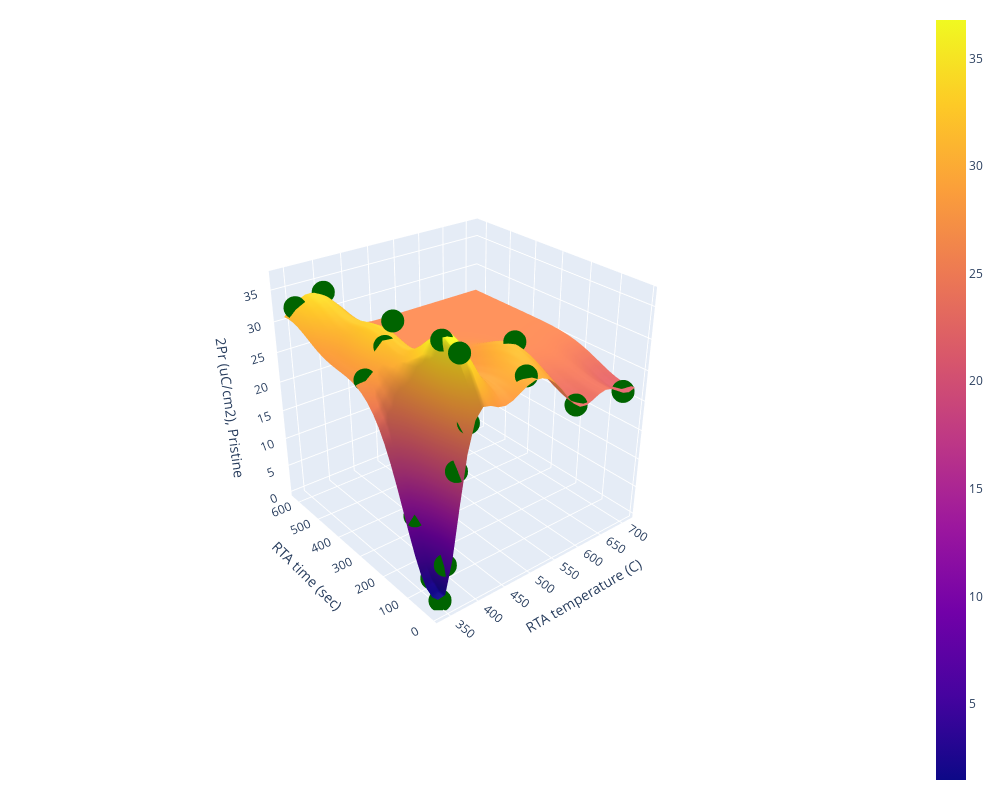

Notebook code for this chart:
### Markdown cell above
# Make predictions and plot the mean surface

### Code cell
# non-log scale 3D plot

pred_labels = obs.mean.view(n, n)
# plot?...
import plotly.graph_objects as go
fig = go.Figure(data=[go.Surface(z=pred_labels.numpy().T, x=test_grid[:,0], y=test_grid[:,1], name='GP regression')])
fig.add_trace(go.Scatter3d(x=train_x[:,0].numpy(),y=train_x[:,1].numpy(),  
                        z=train_y.numpy(), mode='markers', marker={'color':'darkgreen'}, name='training data'))
fig.update_layout( width=1000, height=800,
                  legend=dict(orientation="h", yanchor="top", y=1.02, xanchor="left",x=1),
                   margin=dict(r=20, l=10, b=10, t=10), 
                    scene=dict(
                    xaxis_title="RTA temperature (C)",
                    yaxis_title="RTA time (sec)",
                    zaxis_title='2Pr (uC/cm2), Pristine')
                )
camera = dict(
    up=dict(x=0, y=0, z=1),
    center=dict(x=0, y=0, z=0),
    eye=dict(x=-2, y=-2.5, z=1.75)
)

fig.update_layout(scene_camera=camera)
fig.show()

### Figure 1 — Plotly figure (JSON) as saved in the notebook; plotly's stock layout.template omitted (floating-point values rounded to 4 significant figures; data arrays with more than 128 entries replaced by an {"elided": "..."} marker saying what was removed)
{"data": [{"name": "GP regression", "type": "surface", "x": [337.5, 350.4, 363.4, 376.3, 389.2, 402.2, 415.1, 428.0, 440.9, 453.9, 466.8, 479.7, 492.7, 505.6, 518.5, 531.5, 544.4, 557.3, 570.3, 583.2, 596.1, 609.1, 622.0, 634.9, 647.8, 660.8, 673.7, 686.6, 699.6, 712.5], "y": [9.643, 30.7, 51.76, 72.82, 93.88, 114.9, 136.0, 157.1, 178.1, 199.2, 220.2, 241.3, 262.4, 283.4, 304.5, 325.5, 346.6, 367.6, 388.7, 409.8, 430.8, 451.9, 472.9, 494.0, 515.1, 536.1, 557.2, 578.2, 599.3, 620.4], "z": {"elided": "30x30 float values"}}, {"marker": {"color": "darkgreen"}, "mode": "markers", "name": "training data", "type": "scatter3d", "x": [350, 350, 350, 350, 350, 360, 380, 400, 400, 400, 400, 400, 500, 600, 700, 389.2, 544.4, 440.9, 402.2], "y": [30, 60, 120, 300, 600, 30, 30, 30, 60, 120, 300, 600, 30, 30, 30, 309.6, 150, 199.9, 279.7], "z": [0.311, 3.051, 11.49, 27.85, 32.44, 5.915, 20.17, 26.67, 35.82, 36.27, 35.19, 33.62, 30.26, 22.56, 21.47, 31.51, 31.27, 30.21, 29.98]}], "layout": {"height": 800, "legend": {"orientation": "h", "x": 1, "xanchor": "left", "y": 1.02, "yanchor": "top"}, "margin": {"b": 10, "l": 10, "r": 20, "t": 10}, "scene": {"camera": {"center": {"x": 0, "y": 0, "z": 0}, "eye": {"x": -2, "y": -2.5, "z": 1.75}, "up": {"x": 0, "y": 0, "z": 1}}, "xaxis": {"title": {"text": "RTA temperature (C)"}}, "yaxis": {"title": {"text": "RTA time (sec)"}}, "zaxis": {"title": {"text": "2Pr (uC/cm2), Pristine"}}}, "width": 1000}}
